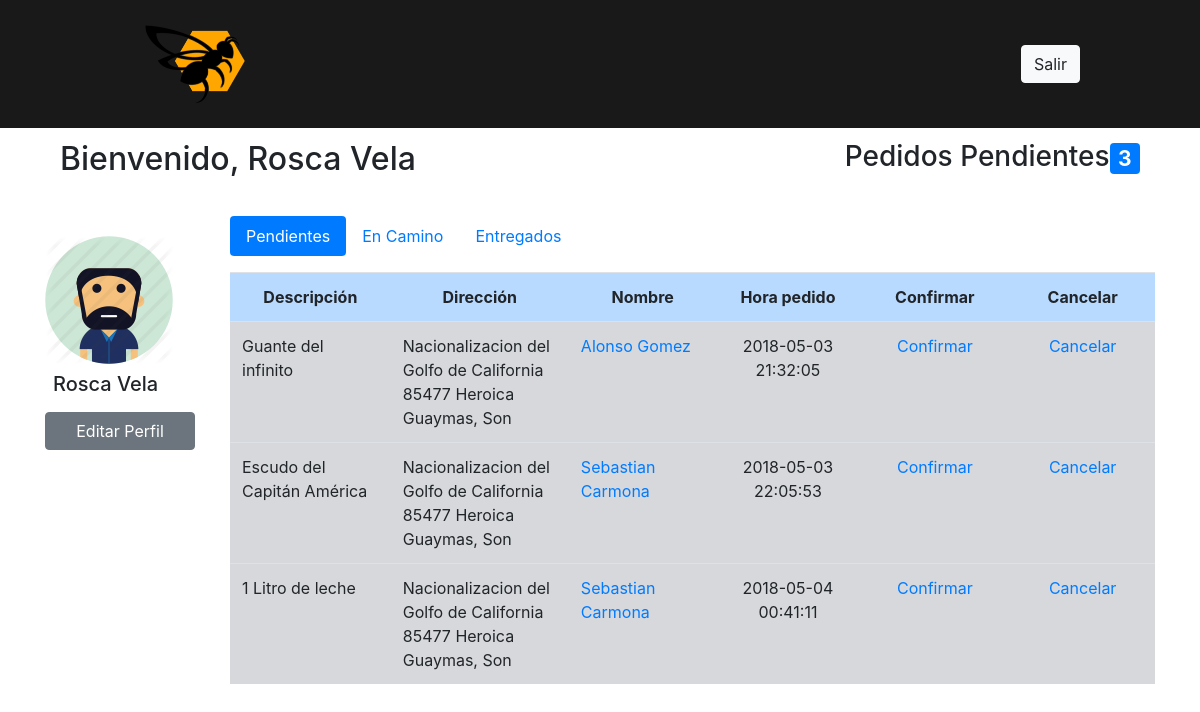
Page /home.php (signed in) on the earlier database version.
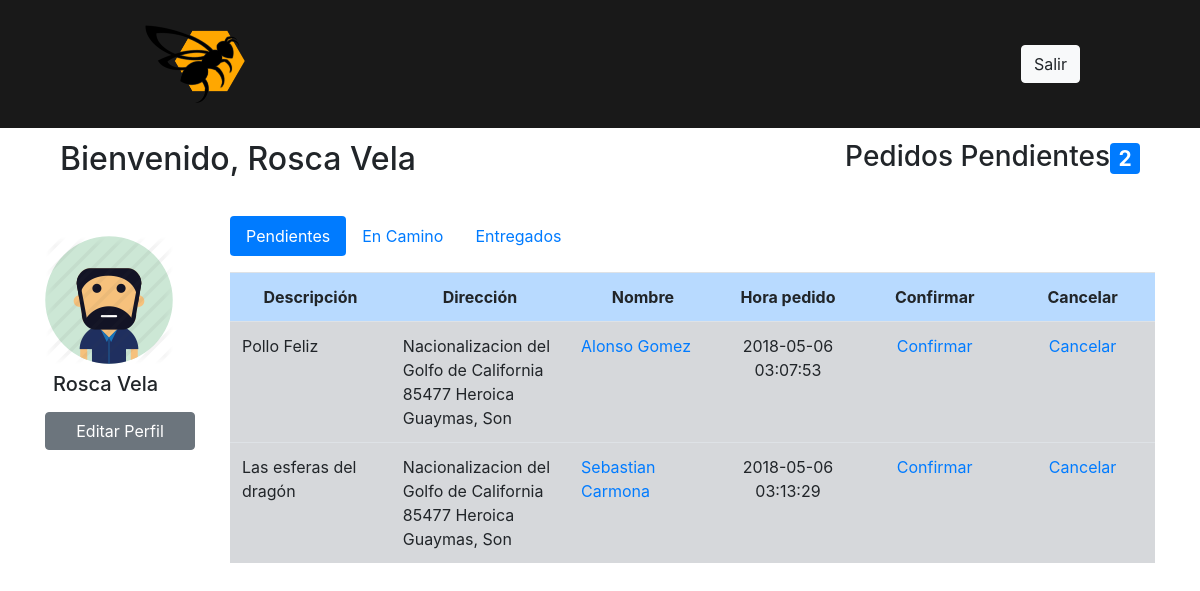
Same page on the later database version.
### tables this page shows
CREATE TABLE `user` (
  `id` int(11) NOT NULL,
  `fullname` varchar(500) NOT NULL,
  `username` varchar(100) NOT NULL,
  `email` varchar(255) NOT NULL,
  `password` varchar(255) NOT NULL,
  `rol` enum('Miembro','Administrador','Repartidor') NOT NULL DEFAULT 'Miembro',
  `phonenumber` varchar(100) DEFAULT NULL,
  `created_at` datetime NOT NULL
);

CREATE TABLE `envio` (
  `id` int(11) NOT NULL,
  `user_id` int(11) NOT NULL,
  `paquete_id` int(11) NOT NULL,
  `repartidor_id` int(11) DEFAULT NULL,
  `pago` varchar(10) DEFAULT NULL,
  `estado` enum('Solicitado','En camino','Entregado','Cancelado') NOT NULL DEFAULT 'Solicitado',
  `direccion_envio` int(11) NOT NULL,
  `fecha_pedido` datetime NOT NULL DEFAULT CURRENT_TIMESTAMP,
  `fecha_en_camino` datetime NOT NULL DEFAULT '0000-00-00 00:00:00' ON UPDATE CURRENT_TIMESTAMP,
  `fecha_entregado` datetime NOT NULL DEFAULT '0000-00-00 00:00:00' ON UPDATE CURRENT_TIMESTAMP,
  `fecha_cancelado` datetime NOT NULL DEFAULT CURRENT_TIMESTAMP
);

CREATE TABLE `paquete` (
  `id` int(11) NOT NULL,
  `contenido` varchar(100) NOT NULL,
  `valor` varchar(10) DEFAULT NULL
);

CREATE TABLE `direccion` (
  `id` int(11) NOT NULL,
  `user_id` int(11) NOT NULL,
  `name` varchar(60) NOT NULL,
  `address` varchar(80) NOT NULL,
  `lat` float(10,6) NOT NULL,
  `lng` float(10,6) NOT NULL,
  `type` varchar(30) NOT NULL
);

### includes/repartidor_page.php (the view, shortened to what this page needs)
<?php
include "php/conexion.php";
$sql= "select * from user where id = \"$_SESSION[user_id]\"";
$query = $con->query($sql);
while($datos=$query->fetch_array()){
    $nombreCompleto = $datos["fullname"];
}
$sql2 = "select direccion.address, user.fullname, paquete.contenido, envio.fecha_pedido, user.id
    FROM((( envio
    INNER JOIN direccion on envio.direccion_envio = direccion.id)
    INNER JOIN paquete on envio.paquete_id = paquete.id)
    INNER JOIN user on envio.user_id = user.id)
    WHERE envio.estado = 'Solicitado'";
$query2 = $con->query($sql2);
?>
<div class="container" style="padding-top:30px">
    <div class="row">
        <div class="col-2">
            <div class="row">
                <img style="padding-top:20px" src="./img/user_man.png" alt="Imagen de Usuario">
            </div>
            <div class="row">
                <p class="h5 p-2"><?php echo $nombreCompleto;?></p>
            </div>
            <div class="row">
                <a href="./editar_usuario.php?id=<?php echo $_SESSION["user_id"]?>"><button style="width:150px" type="button" class="btn btn-secondary">Editar Perfil</button></a>
            </div>
        </div>
        <div class="col">
            <div class="row">
            <ul class="nav nav-pills mb-3 nav-justified" id="myTab" role="tablist">
                <li class="nav-item">
                    <a class="nav-link active" id="home-tab" data-toggle="tab" href="#home" role="tab"
                    aria-controls="home" aria-selected="true">Pendientes</a>
                </li>
                <li class="nav-item">
                    <a class="nav-link" id="profile-tab" data-toggle="tab" href="#profile" role="tab"
                    aria-controls="profile" aria-selected="false">En Camino</a>
                </li>
                <li class="nav-item">
                    <a class="nav-link" id="contact-tab" data-toggle="tab" href="#contact" role="tab"
                    aria-controls="contact" aria-selected="false">Entregados</a>
                </li>
                </ul>
                <div class="tab-content" id="myTabContent">
                <div class="tab-pane fade show active" id="home" role="tabpanel" aria-labelledby="home-tab">
                <?php
                $resultado = mysqli_query($con, $sql2) or die (mysqli_error($con));
                $id_resultado = mysqli_fetch_array($resultado, MYSQLI_ASSOC);
                $id = $id_resultado['contenido'];
                if($id==null){
                echo "<p>Actualmente no hay pedidos pendientes</p>";
                }else{
                ?>
                <table class="table" id="example" class="table table-striped table-bordered" style="width:100%">
                        <tbody>
                            <tr>
                                <th style="width:250px" class="table-primary text-center" scope="row">Descripción</th>
                                <th style="width:250px" class="table-primary text-center" scope="row">Dirección</th>
                                <th style="width:250px" class="table-primary text-center" scope="row">Nombre</th>
                                <th style="width:250px" class="table-primary text-center" scope="row">Hora pedido</th>
                                <th style="width:250px" class="table-primary text-center" scope="row">Confirmar</th>
                                <th style="width:250px" class="table-primary text-center" scope="row">Cancelar</th>
                            </tr>
                            <tr>
                            <?php
                                while($datos_pendientes=$query2->fetch_array()){
                                ?>
                                <td class="table-secondary"><?php echo $datos_pendientes['contenido']?></td>
                                <td class="table-secondary"><?php echo $datos_pendientes['address']?></td>
                                <td class="table-secondary"><a href="./info_usuario_admin.php?id=<?php echo $datos_pendientes['id']?>"><?php echo $datos_pendientes['fullname']?></a></td>
                                <td class="table-secondary text-center"><?php echo $datos_pendientes['fecha_pedido']?></td>
                                <td class="table-secondary text-center">
                                <a href="" data-toggle="modal" data-target="#exampleModal">
                                Confirmar
                                </a>
                                </td>
                                <td class="table-secondary text-center"><a href="">Cancelar</a></td>
                                </tr>
                                <?php
                                }
                                ?>
                        </tbody>
                    </table>
                    <?php
                    }
                    ?>
                </div>
            </div>
            </div>
        </div>
    </div>
</div>

### home.php (shortened to what this page needs)
<!DOCTYPE html>
<html lang="en">
<head>
    <link rel="stylesheet" href="https://maxcdn.bootstrapcdn.com/bootstrap/4.0.0/css/bootstrap.min.css">
<?php include('includes/header.php'); ?>
<?php include('./includes/info_user.php'); ?>
</body>
</html>

### includes/header.php
<header style="background: rgba(0,0,0,0.9); width: 100%; position: fixed; z-index: 10;">
    <section style="width: 80%; margin: auto; overflow:hidden">
    <?php if(!isset($_SESSION["user_id"])):?>
        <div class="row">
        <div class="col sm-6">
            <a href="index.php"><img src="img/logo2.png" alt="app"></a>
        </div>
        <div class="col sm-6 text-right" style="padding-top:45px">
            <a href="login.php"><button type="button" class="btn btn-light">Acceder</button></a>
            <a href="registro.php"><button type="button" class="btn btn-light">Registrar</button></a>
        </div>
        </div>
    <?php else:?>
    <div class="row">
        <div class="col sm-6">
            <a href="home.php"><img src="img/logo2.png" alt="app"></a>
        </div>
        <div class="col sm-6 text-right" style="padding-top:45px">
            <a href="./php/logout.php"><button type="button" class="btn btn-light">Salir</button></a>
        </div>
        </div>
    <?php endif;?>
    </section>
</header>

### includes/info_user.php (shortened to what this page needs)
<div class="container">
<?php
include "php/conexion.php";
$sql= "select * from user where id = \"$_SESSION[user_id]\"";
$query = $con->query($sql);
while($datos=$query->fetch_array()){
    $nombreCompleto = $datos["fullname"];
}
$sql2= "select * from envio where estado = 'Solicitado'";
$query2 = $con->query($sql2);
$filas = 0;
while($datos2=$query2->fetch_array()){
    $filas++;
}
?>
<div class="container">
    <div class="row">
        <div class="col">
            <h2 style="padding-top:140px;">Bienvenido, <?php echo $nombreCompleto?></h2>
        </div>
        <div class="col text-right">
            <?php
            if($_SESSION["user_rol"]=='Repartidor'){
                ?>
                <h3 style="padding-top:140px;">Pedidos Pendientes<span class="badge badge-primary"><?php echo $filas ?></span></h3>
            <?php
            }
            ?>
        </div>
    </div>
</div>
<?php
switch ($_SESSION["user_rol"]) {
    case "Repartidor":
        include('repartidor_page.php');
        break;
}
?>
</div>

Differences in the rows shown:
removed envio: paquete.contenido "Guante del infinito", direccion_envio.address "Nacionalizacion del Golfo de California 85477 Heroica Guaymas, Son", user.fullname "Alonso Gomez", fecha_pedido "2018-05-03 21:32:05"
removed envio: paquete.contenido "Escudo del Capitán América", direccion_envio.address "Nacionalizacion del Golfo de California 85477 Heroica Guaymas, Son", user.fullname "Sebastian Carmona", fecha_pedido "2018-05-03 22:05:53"
no longer on this page (row edited): envio: paquete.contenido "1 Litro de leche", direccion_envio.address "Nacionalizacion del Golfo de California 85477 Heroica Guaymas, Son", user.fullname "Sebastian Carmona", fecha_pedido "2018-05-04 00:41:11"
added envio: paquete.contenido "Pollo Feliz", direccion_envio.address "Nacionalizacion del Golfo de California 85477 Heroica Guaymas, Son", user.fullname "Alonso Gomez", fecha_pedido "2018-05-06 03:07:53"
added envio: paquete.contenido "Las esferas del dragón", direccion_envio.address "Nacionalizacion del Golfo de California 85477 Heroica Guaymas, Son", user.fullname "Sebastian Carmona", fecha_pedido "2018-05-06 03:13:29"
Other differences:
$filas: "3" → "2"
